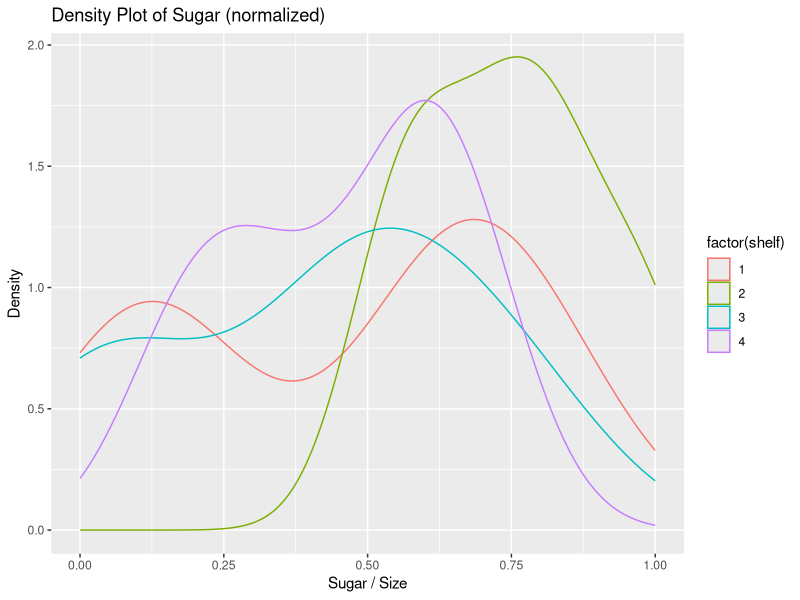
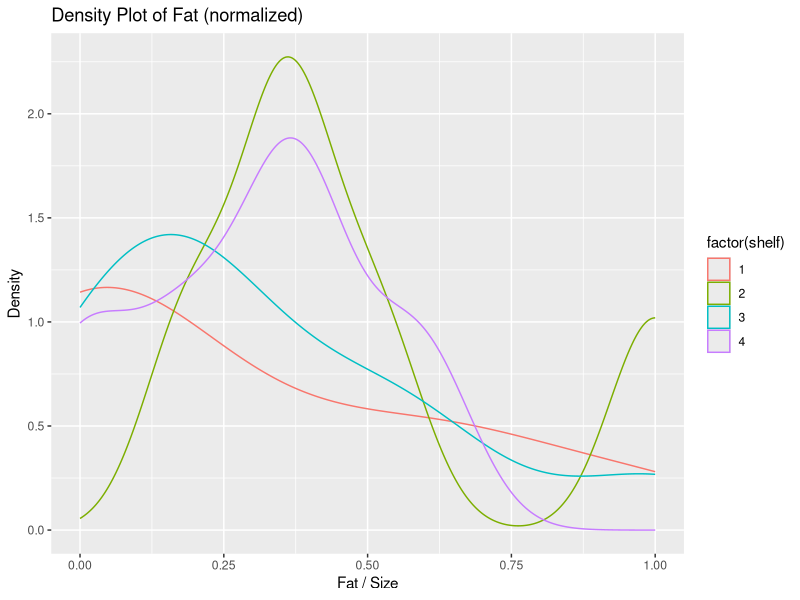
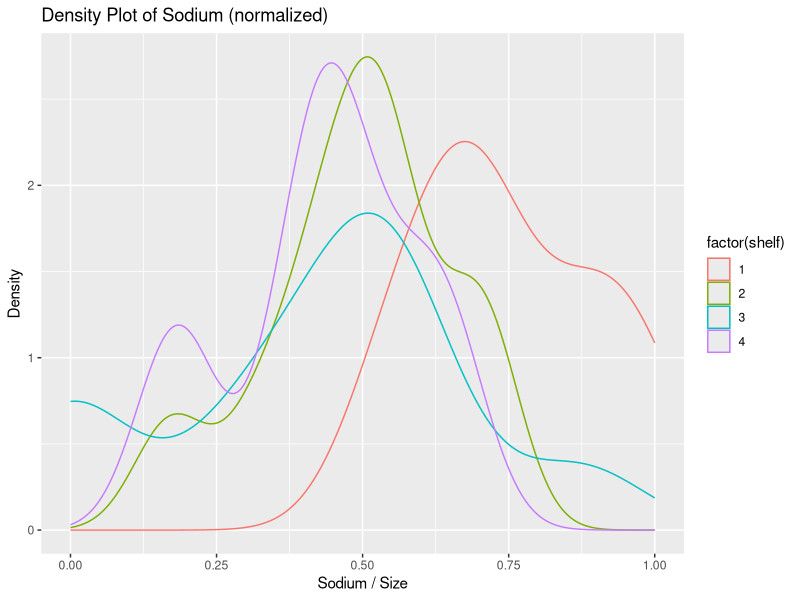
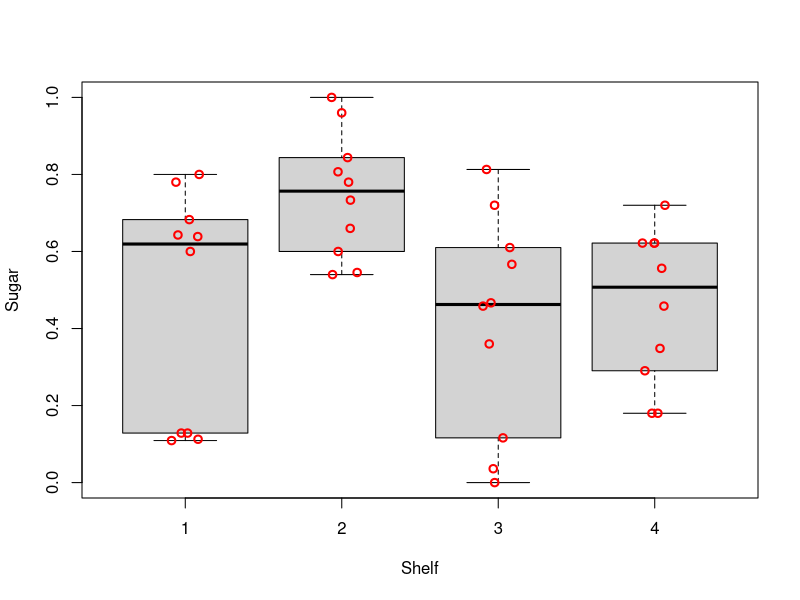
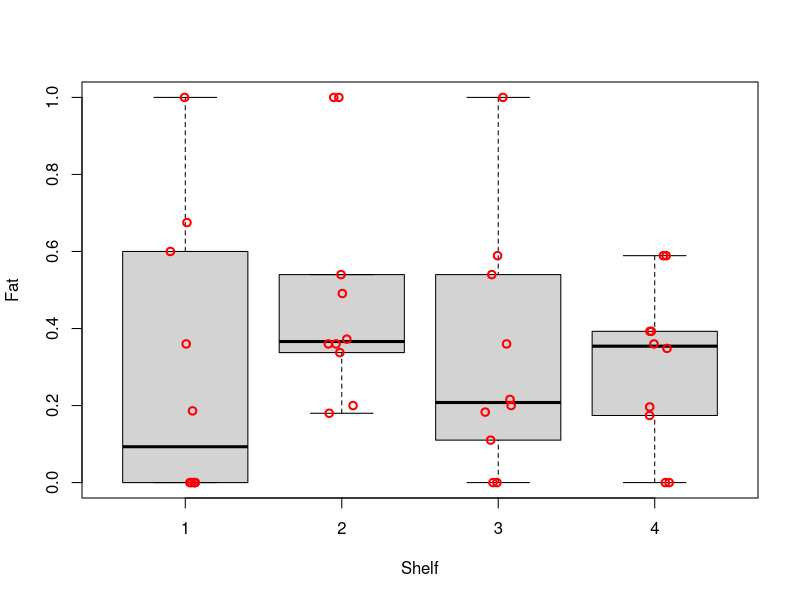
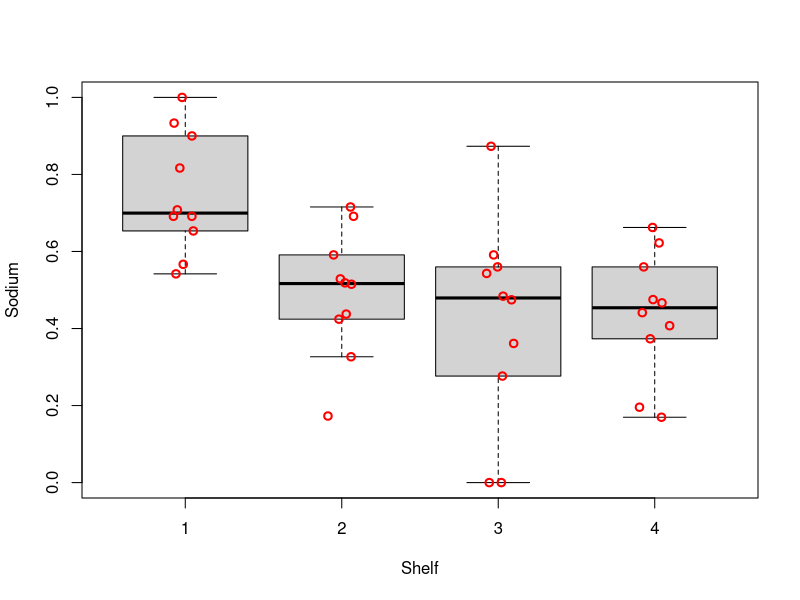
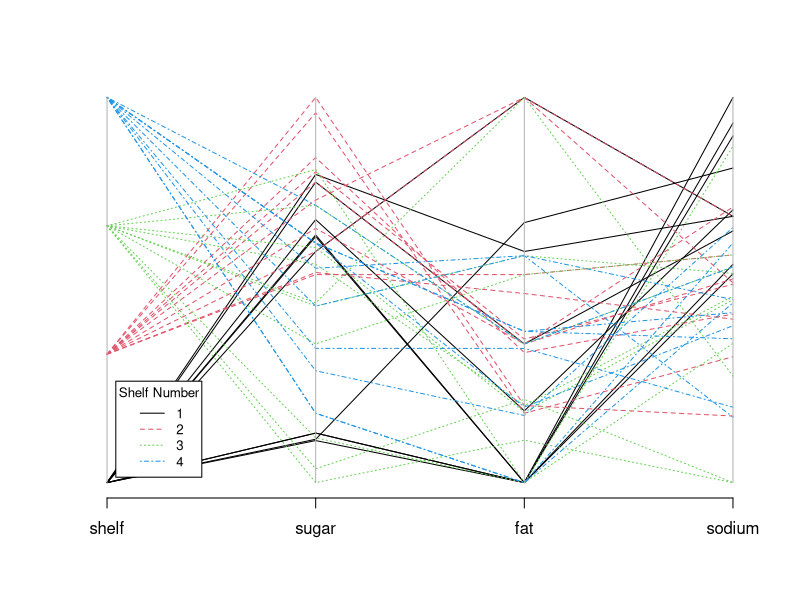
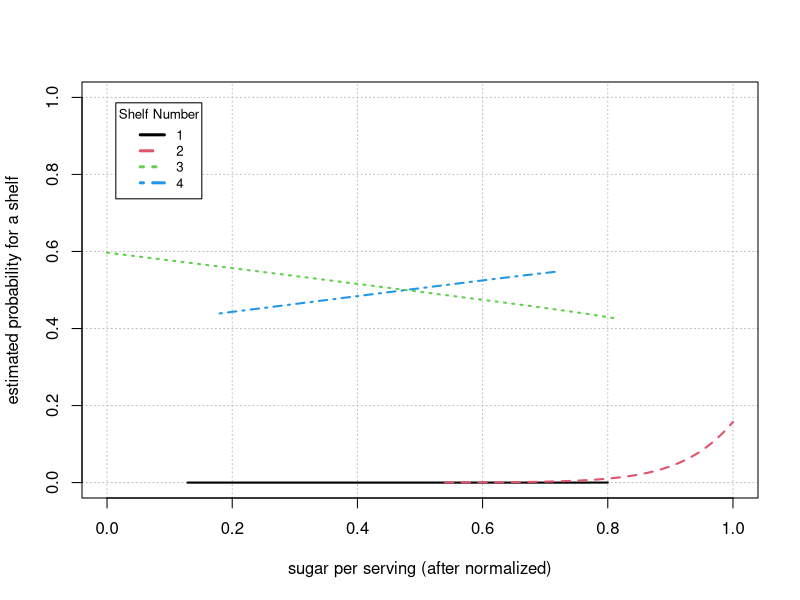

These charts were generated, in order, by the following R code:
## ---- chunk 1
# add packages
library(car)
library(dplyr)
library(Hmisc)
library(knitr)
library(MASS)
library(nnet)
library(ggplot2)
# prevent source code from running off the page
opts_chunk$set(tidy.opts=list(width.cutoff=70), tidy=TRUE)
# remove all objects from current workspace
rm(list = ls())
# set seed number to reproduce results
set.seed(1)
# load data
d <- read.csv("./dataset/cereal_dillons.csv", header=TRUE, sep=",")
## ---- chunk 2
# structure of data
str(d)
# summary of data
kable(summary(d[, 4:7]))
# list row with missing values
d[!complete.cases(d),]
## ---- chunk 3
# 1. adjust for different serving sizes 
adj.d <- data.frame(shelf = d$Shelf, 
                    sugar = d$sugar_g/d$size_g,
                    fat = d$fat_g/d$size_g, 
                    sodium = (d$sodium_mg/1000)/d$size_g)
# 2. normalize data to be within 0 and 1
normalize <- function(x) { (x-min(x))/(max(x)-min(x)) }
norm.d <- data.frame(shelf = adj.d$shelf, 
                     sugar = normalize(adj.d$sugar),
                     fat = normalize(adj.d$fat),
                     sodium = normalize(adj.d$sodium))
## ---- chunk 4
ggplot(norm.d, aes(sugar, colour = factor(shelf))) + geom_density() + ggtitle("Density Plot of Sugar (normalized)") + xlab("Sugar / Size") + ylab("Density")

ggplot(norm.d, aes(fat, colour = factor(shelf))) + geom_density() + ggtitle("Density Plot of Fat (normalized)") + xlab("Fat / Size") + ylab("Density")

ggplot(norm.d, aes(sodium, colour = factor(shelf))) + geom_density() + ggtitle("Density Plot of Sodium (normalized)") + xlab("Sodium / Size") + ylab("Density")
## ---- chunk 5
# explanatory variable: sugar
boxplot(formula = sugar ~ shelf, data = norm.d, ylab = "Sugar", xlab = "Shelf", pars = list(outpch=NA))
stripchart(x = norm.d$sugar ~ norm.d$shelf, lwd = 2, col = "red", method = "jitter", vertical = TRUE, pch = 1, add = TRUE)

# explanatory variable: fat
boxplot(formula = fat ~ shelf, data = norm.d, ylab = "Fat", xlab = "Shelf", pars = list(outpch=NA))
stripchart(x = norm.d$fat ~ norm.d$shelf, lwd = 2, col = "red", method = "jitter", vertical = TRUE, pch = 1, add = TRUE)

# explanatory variable: sodium
boxplot(formula = sodium ~ shelf, data = norm.d, ylab = "Sodium", xlab = "Shelf", pars = list(outpch=NA))
stripchart(x = norm.d$sodium ~ norm.d$shelf, lwd = 2, col = "red", method = "jitter", vertical = TRUE, pch = 1, add = TRUE)
## ---- chunk 6
parcoord(x = norm.d, col = norm.d$shelf, lty = norm.d$shelf)  
legend("bottomleft", cex = 0.8, inset = .05, title = "Shelf Number",  bg = "white",
       legend = seq(1, 4), col = seq(1, 4), lty = seq(1, 4))
## ---- chunk 7
# print out the mean and standard deviation 
norm.d %>% 
  group_by(shelf) %>% 
  summarise(mean.sugar=mean(sugar), sd.sugar=sd(sugar), 
            mean.fat=mean(fat), sd.fat=sd(fat),
            mean.sodium=mean(sodium), sd.sodium=sd(sodium))
## ---- chunk 8
# set shelf 2 as the base level
norm.d$shelf <- factor(norm.d$shelf)
norm.d$shelf <- relevel(norm.d$shelf, ref="2")
# estimate multinomial regression model 
m <- multinom(formula = shelf ~ sugar + fat + sodium, data = norm.d)
summary(m)
# perform LRT to examine importance of each variable
Anova(m)
#select standard deviations as proper c values for coefficient interpretation
c.1 <- c(1, sd(adj.d[(adj.d$shelf == 1), ]$sugar), sd(adj.d[(adj.d$shelf == 1), ]$fat), sd(adj.d[(adj.d$shelf == 1), ]$sodium))
c.2 <- c(1, sd(adj.d[(adj.d$shelf == 2), ]$sugar), sd(adj.d[(adj.d$shelf == 2), ]$fat), sd(adj.d[(adj.d$shelf == 2), ]$sodium))
c.3 <- c(1, sd(adj.d[(adj.d$shelf == 3), ]$sugar), sd(adj.d[(adj.d$shelf == 3), ]$fat), sd(adj.d[(adj.d$shelf == 3), ]$sodium))
## ---- chunk 9
c.1
exp( c.1 * coefficients(m)[1, ])
## ---- chunk 10
c.2
exp( c.2 * coefficients(m)[2, ])
## ---- chunk 11
c.3
exp( c.3 * coefficients(m)[3, ])
## ---- chunk 12
saturated.m <- multinom(formula = shelf ~ sugar * fat * sodium, data = norm.d)
Anova(saturated.m)
## ---- chunk 13
# Apple Jack's content
serving <- 28
sugar <- 12
fat <- 0.5
sodium <- 130
# predict Apple Jack's shelf placement
predict(object = m, 
        data.frame(sugar = (sugar/serving - min(adj.d$sugar))/(max(adj.d$sugar)-min(adj.d$sugar)),
                   fat = (fat/serving - min(adj.d$fat))/(max(adj.d$fat)-min(adj.d$fat)),
                   sodium = (sodium/serving - min(adj.d$sodium))/(max(adj.d$sodium)-min(adj.d$sodium))),
        type = "probs")
## ---- chunk 14

beta.hat <- coefficients(m)
mean.fat <- mean(norm.d$fat)
mean.sodium <- mean(norm.d$sodium)

curve(expr = 1/(1 + exp(beta.hat[1,1] + beta.hat[1,2]*x + mean.fat + mean.sodium) + exp(beta.hat[2,1] + beta.hat[2,2]*x + mean.fat + mean.sodium) + exp(beta.hat[3,1] + beta.hat[3,2]*x + mean.fat + mean.sodium)), 
      ylab = 'estimated probability for a shelf', xlab = 'sugar per serving (after normalized)',
      ylim = c(0,1), xlim = c(0,1), type = 'n',
      panel.first = grid(col = "gray", lty = "dotted"))

# pi.hat.shelf.1
curve(expr = exp(beta.hat[1,1] + beta.hat[1,2]*x + mean.fat + mean.sodium)/(1 + exp(beta.hat[1,1] + beta.hat[1,2]*x + mean.fat + mean.sodium) + exp(beta.hat[2,1] + beta.hat[2,2]*x + mean.fat + mean.sodium) + exp(beta.hat[3,1] + beta.hat[3,2]*x + mean.fat + mean.sodium)),
  col = 1, lty = 1, lwd = 2, n = 1000, add = TRUE,
  xlim = c(norm.d$sugar[norm.d$shelf == 1]), max(norm.d$sugar[norm.d$shelf == 1]))

# pi.hat.shelf.2 
curve(expr = 1/(1 + exp(beta.hat[1,1] + beta.hat[1,2]*x + mean.fat + mean.sodium) + exp(beta.hat[2,1] + beta.hat[2,2]*x + mean.fat + mean.sodium) + exp(beta.hat[3,1] + beta.hat[3,2]*x + mean.fat + mean.sodium)),
  col = 2, lty = 2, lwd = 2, n = 1000, add = TRUE,
  xlim = c(min(norm.d$sugar[norm.d$shelf == 2]), max(norm.d$sugar[norm.d$shelf == 2])))

# pi.hat.shelf.3
curve(expr = exp(beta.hat[2,1] + beta.hat[2,2]*x + mean.fat + mean.sodium)/(1 + exp(beta.hat[1,1] + beta.hat[1,2]*x + mean.fat + mean.sodium) + exp(beta.hat[2,1] + beta.hat[2,2]*x + mean.fat + mean.sodium) + exp(beta.hat[3,1] + beta.hat[3,2]*x + mean.fat + mean.sodium)),
  col = 3, lty = 3, lwd = 2, n = 1000, add = TRUE,
  xlim = c(min(norm.d$sugar[norm.d$shelf == 3]), max(norm.d$sugar[norm.d$shelf == 3]))) 

# pi.hat.shelf.4
curve(expr = exp(beta.hat[3,1] + beta.hat[3,2]*x + mean.fat + mean.sodium)/(1 + exp(beta.hat[1,1] + beta.hat[1,2]*x + mean.fat + mean.sodium) + exp(beta.hat[2,1] + beta.hat[2,2]*x + mean.fat + mean.sodium) + exp(beta.hat[3,1] + beta.hat[3,2]*x + mean.fat + mean.sodium)),
  col = 4, lty = 4, lwd = 2, n = 1000, add = TRUE,
  xlim = c(min(norm.d$sugar[norm.d$shelf == 4]), max(norm.d$sugar[norm.d$shelf == 4]))) 

# legend
legend('topleft', cex=0.8, inset=.05, title='Shelf Number', legend=seq(1,4), col=seq(1,4), lty=seq(1,4), lwd=rep(3,4))
## ---- chunk 15
mean.sugar <- mean(norm.d$sugar)
# estimated multinomial regression model for the data where ...
# fat is the only explanatory variable included in the model
curve(expr = 1/(1 + exp(beta.hat[1,1] + beta.hat[1,3]*x + mean.sugar + mean.sodium) + exp(beta.hat[2,1] + beta.hat[2,3]*x + mean.sugar + mean.sodium) + exp(beta.hat[3,1] + beta.hat[3,3]*x + mean.sugar + mean.sodium)), 
      ylab = 'estimated probability for a shelf', xlab = 'fat per serving (after normalized)',
      ylim = c(0,1), xlim = c(0,1), type = 'n',
      panel.first = grid(col = "gray", lty = "dotted"))
# pi.hat.shelf.1
curve(expr = exp(beta.hat[1,1] + beta.hat[1,3]*x + mean.sugar + mean.sodium)/(1 + exp(beta.hat[1,1] + beta.hat[1,3]*x + mean.sugar + mean.sodium) + exp(beta.hat[2,1] + beta.hat[2,3]*x + mean.sugar + mean.sodium) + exp(beta.hat[3,1] + beta.hat[3,3]*x + mean.sugar + mean.sodium)),
  col = 1, lty = 1, lwd = 2, n = 1000, add = TRUE,
  xlim = c(norm.d$fat[norm.d$shelf == 1]), max(norm.d$fat[norm.d$shelf == 1]))
# pi.hat.shelf.2 
curve(expr = 1/(1 + exp(beta.hat[1,1] + beta.hat[1,3]*x + mean.sugar + mean.sodium) + exp(beta.hat[2,1] + beta.hat[2,3]*x + mean.sugar + mean.sodium) + exp(beta.hat[3,1] + beta.hat[3,3]*x + mean.sugar + mean.sodium)),
  col = 2, lty = 2, lwd = 2, n = 1000, add = TRUE,
  xlim = c(min(norm.d$fat[norm.d$shelf == 2]), max(norm.d$fat[norm.d$shelf == 2])))
# pi.hat.shelf.3
curve(expr = exp(beta.hat[2,1] + beta.hat[2,3]*x + mean.sugar + mean.sodium)/(1 + exp(beta.hat[1,1] + beta.hat[1,3]*x + mean.sugar + mean.sodium) + exp(beta.hat[2,1] + beta.hat[2,3]*x + mean.sugar + mean.sodium) + exp(beta.hat[3,1] + beta.hat[3,3]*x + mean.sugar + mean.sodium)),
  col = 3, lty = 3, lwd = 2, n = 1000, add = TRUE,
  xlim = c(min(norm.d$fat[norm.d$shelf == 3]), max(norm.d$fat[norm.d$shelf == 3]))) 
# pi.hat.shelf.4
curve(expr = exp(beta.hat[3,1] + beta.hat[3,3]*x + mean.sugar + mean.sodium)/(1 + exp(beta.hat[1,1] + beta.hat[1,3]*x + mean.sugar + mean.sodium) + exp(beta.hat[2,1] + beta.hat[2,3]*x + mean.sugar + mean.sodium) + exp(beta.hat[3,1] + beta.hat[3,3]*x + mean.sugar + mean.sodium)),
  col = 4, lty = 4, lwd = 2, n = 1000, add = TRUE,
  xlim = c(min(norm.d$fat[norm.d$shelf == 4]), max(norm.d$fat[norm.d$shelf == 4]))) 
# legend
legend('topleft', cex=0.8, inset=.05, title='Shelf Number', legend=seq(1,4), col=seq(1,4), lty=seq(1,4), lwd=rep(3,4))

# sodium is the only explanatory variable included in the model
curve(expr = 1/(1 + exp(beta.hat[1,1] + beta.hat[1,4]*x + mean.sugar + mean.fat) + exp(beta.hat[2,1] + beta.hat[2,4]*x + mean.sugar + mean.fat) + exp(beta.hat[3,1] + beta.hat[3,4]*x + mean.sugar + mean.fat)), 
      ylab = 'estimated probability for a shelf', xlab = 'sodium per serving (after normalized)',
      ylim = c(0,1), xlim = c(0,1), type = 'n',
      panel.first = grid(col = "gray", lty = "dotted"))
# pi.hat.shelf.1
curve(expr = exp(beta.hat[1,1] + beta.hat[1,4]*x + mean.sugar + mean.fat)/(1 + exp(beta.hat[1,1] + beta.hat[1,4]*x + mean.sugar + mean.fat) + exp(beta.hat[2,1] + beta.hat[2,4]*x + mean.sugar + mean.fat) + exp(beta.hat[3,1] + beta.hat[3,4]*x + mean.sugar + mean.fat)),
  col = 1, lty = 1, lwd = 2, n = 1000, add = TRUE,
  xlim = c(norm.d$sodium[norm.d$shelf == 1]), max(norm.d$sodium[norm.d$shelf == 1]))
# pi.hat.shelf.2 
curve(expr = 1/(1 + exp(beta.hat[1,1] + beta.hat[1,4]*x + mean.sugar + mean.fat) + exp(beta.hat[2,1] + beta.hat[2,4]*x + mean.sugar + mean.fat) + exp(beta.hat[3,1] + beta.hat[3,4]*x + mean.sugar + mean.fat)),
  col = 2, lty = 2, lwd = 2, n = 1000, add = TRUE,
  xlim = c(min(norm.d$sodium[norm.d$shelf == 2]), max(norm.d$sodium[norm.d$shelf == 2])))
# pi.hat.shelf.3
curve(expr = exp(beta.hat[2,1] + beta.hat[2,4]*x + mean.sugar + mean.fat)/(1 + exp(beta.hat[1,1] + beta.hat[1,4]*x + mean.sugar + mean.fat) + exp(beta.hat[2,1] + beta.hat[2,4]*x + mean.sugar + mean.fat) + exp(beta.hat[3,1] + beta.hat[3,4]*x + mean.sugar + mean.fat)),
  col = 3, lty = 3, lwd = 2, n = 1000, add = TRUE,
  xlim = c(min(norm.d$sodium[norm.d$shelf == 3]), max(norm.d$sodium[norm.d$shelf == 3]))) 
# pi.hat.shelf.4
curve(expr = exp(beta.hat[3,1] + beta.hat[3,4]*x + mean.sugar + mean.fat)/(1 + exp(beta.hat[1,1] + beta.hat[1,4]*x + mean.sugar + mean.fat) + exp(beta.hat[2,1] + beta.hat[2,4]*x + mean.sugar + mean.fat) + exp(beta.hat[3,1] + beta.hat[3,4]*x + mean.sugar + mean.fat)),
  col = 4, lty = 4, lwd = 2, n = 1000, add = TRUE,
  xlim = c(min(norm.d$sodium[norm.d$shelf == 4]), max(norm.d$sodium[norm.d$shelf == 4]))) 
# legend
legend('topleft', cex=0.8, inset=.05, title='Shelf Number', legend=seq(1,4), col=seq(1,4), lty=seq(1,4), lwd=rep(3,4))
## ---- chunk 16
# standard deviation
sd.d <- apply(norm.d[2:4], 2, sd) 
round(sd.d, 2)

# wald ci
conf.beta <- confint(m, level=0.95)
ci.or.shelf.1 <- exp(sd.d * conf.beta[2:4, 1:2, 1])
ci.or.shelf.2 <- exp(sd.d * conf.beta[2:4, 1:2, 2])
ci.or.shelf.3 <- exp(sd.d * conf.beta[2:4, 1:2, 3])

# odd ratio for shelf 1 vs shelf 2:
round(1/exp(sd.d * beta.hat[1, 2:4]), 2)
round(data.frame(low=1/ci.or.shelf.1[,2], up=1/ci.or.shelf.1[,1]), 2)

# odd ratio for shelf 3 vs shelf 2:
round(1/exp(sd.d * beta.hat[2, 2:4]), 2)
round(data.frame(low=1/ci.or.shelf.2[,2], up=1/ci.or.shelf.2[,1]), 2)

# odd ratio for shelf 4 vs shelf 2:
round(1/exp(sd.d * beta.hat[3, 2:4]), 2)
round(data.frame(low=1/ci.or.shelf.3[,2], up=1/ci.or.shelf.3[,1]), 2)
